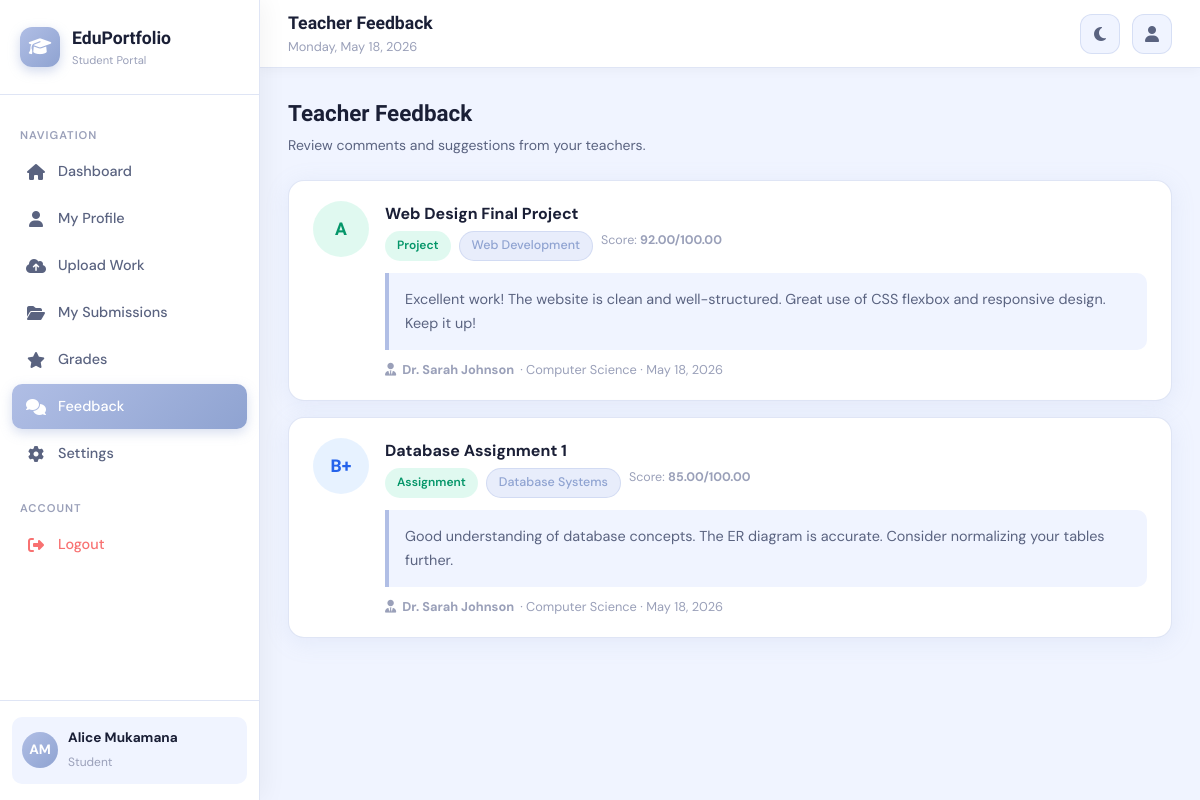
Screenshot of /pages/student/feedback.php (signed in) with the database file from the repository.
### tables this page shows
CREATE TABLE users (
    id INT AUTO_INCREMENT PRIMARY KEY,
    full_name VARCHAR(100) NOT NULL,
    email VARCHAR(100) UNIQUE NOT NULL,
    password VARCHAR(255) NOT NULL,
    role ENUM('student','teacher','admin') DEFAULT 'student',
    avatar VARCHAR(255) DEFAULT NULL,
    phone VARCHAR(20) DEFAULT NULL,
    bio TEXT DEFAULT NULL,
    department VARCHAR(100) DEFAULT NULL,
    grade_level VARCHAR(50) DEFAULT NULL,
    created_at TIMESTAMP DEFAULT CURRENT_TIMESTAMP,
    updated_at TIMESTAMP DEFAULT CURRENT_TIMESTAMP ON UPDATE CURRENT_TIMESTAMP
);

CREATE TABLE grades (
    id INT AUTO_INCREMENT PRIMARY KEY,
    submission_id INT NOT NULL,
    teacher_id INT NOT NULL,
    student_id INT NOT NULL,
    grade VARCHAR(10),
    score DECIMAL(5,2),
    max_score DECIMAL(5,2) DEFAULT 100,
    feedback TEXT,
    graded_at TIMESTAMP DEFAULT CURRENT_TIMESTAMP,
    FOREIGN KEY (submission_id) REFERENCES submissions(id) ON DELETE CASCADE,
    FOREIGN KEY (teacher_id) REFERENCES users(id),
    FOREIGN KEY (student_id) REFERENCES users(id)
);

CREATE TABLE submissions (
    id INT AUTO_INCREMENT PRIMARY KEY,
    student_id INT NOT NULL,
    title VARCHAR(200) NOT NULL,
    description TEXT,
    type ENUM('assignment','project','certificate') DEFAULT 'assignment',
    subject VARCHAR(100),
    file_path VARCHAR(255),
    file_name VARCHAR(255),
    status ENUM('pending','reviewed','approved','rejected') DEFAULT 'pending',
    submitted_at TIMESTAMP DEFAULT CURRENT_TIMESTAMP,
    FOREIGN KEY (student_id) REFERENCES users(id) ON DELETE CASCADE
);

### includes/config.php (called while the page is built, shortened)
<?php
function getDB() {
    static $pdo = null;
    if ($pdo === null) {
        try {
            $dsn = "mysql:host=" . DB_HOST . ";dbname=" . DB_NAME . ";charset=utf8mb4";
            $pdo = new PDO($dsn, DB_USER, DB_PASS, [
                PDO::ATTR_ERRMODE => PDO::ERRMODE_EXCEPTION,
                PDO::ATTR_DEFAULT_FETCH_MODE => PDO::FETCH_ASSOC,
            ]);
        } catch (PDOException $e) {
            die(json_encode(['error' => 'Database connection failed: ' . $e->getMessage()]));
        }
    }
    return $pdo;
}
function getCurrentUser() {
    $db = getDB();
    $stmt = $db->prepare("SELECT * FROM users WHERE id = ?");
    $stmt->execute([$_SESSION['user_id']]);
    return $stmt->fetch();
}
function clean($str) {
    return htmlspecialchars($str ?? '', ENT_QUOTES, 'UTF-8');
}
?>

### pages/student/feedback.php (the view, shortened to what this page needs)
<?php
require_once '../../includes/config.php';
$db  = getDB();
$uid = $_SESSION['user_id'];
$stmt = $db->prepare("
    SELECT g.*, s.title, s.type, s.subject, u.full_name as teacher_name, u.department
    FROM grades g
    JOIN submissions s ON g.submission_id = s.id
    JOIN users u ON g.teacher_id = u.id
    WHERE g.student_id = ? AND g.feedback IS NOT NULL AND g.feedback != ''
    ORDER BY g.graded_at DESC");
$stmt->execute([$uid]);
$feedbacks = $stmt->fetchAll();
$pageTitle  = 'Teacher Feedback';
$activePage = 'feedback.php';
$baseUrl    = '../../';
require_once '../../includes/layout.php';
?>
<div class="page-header">
  <div><h2>Teacher Feedback</h2><p>Review comments and suggestions from your teachers.</p></div>
</div>
<?php if (empty($feedbacks)): ?>
  <div class="card">
    <div class="card-body">
      <div class="empty-state">
        <i class="fas fa-comments"></i>
        <h3>No feedback yet</h3>
        <p>Submit your work and teachers will leave feedback after reviewing.</p>
      </div>
    </div>
  </div>
<?php else: ?>
  <div style="display:flex;flex-direction:column;gap:16px;">
    <?php foreach ($feedbacks as $f):
      $gradeClass = 'grade-' . substr($f['grade'], 0, 1);
    ?>
    <div class="card">
      <div class="card-body">
        <div style="display:flex;align-items:flex-start;gap:16px;flex-wrap:wrap;">
          <div class="grade-circle <?= $gradeClass ?>"><?= clean($f['grade']) ?></div>
          <div style="flex:1;min-width:200px;">
            <h3 style="font-size:1rem;margin-bottom:4px;"><?= clean($f['title']) ?></h3>
            <div style="display:flex;gap:8px;flex-wrap:wrap;margin-bottom:12px;">
              <span class="badge-status approved"><?= clean($f['type']) ?></span>
              <?php if ($f['subject']): ?><span class="profile-tag"><?= clean($f['subject']) ?></span><?php endif; ?>
              <span style="font-size:0.78rem;color:var(--text-muted);">Score: <strong><?= $f['score'] ?>/<?= $f['max_score'] ?></strong></span>
            </div>
            <div style="background:var(--bg-primary);border-left:4px solid var(--accent);border-radius:0 10px 10px 0;padding:14px 16px;">
              <p style="font-size:0.9rem;color:var(--text-secondary);line-height:1.7;"><?= clean($f['feedback']) ?></p>
            </div>
            <div style="margin-top:10px;font-size:0.8rem;color:var(--text-muted);display:flex;align-items:center;gap:6px;">
              <i class="fas fa-user-tie"></i>
              <strong><?= clean($f['teacher_name']) ?></strong>
              <?php if ($f['department']): ?>· <?= clean($f['department']) ?><?php endif; ?>
              · <?= date('M j, Y', strtotime($f['graded_at'])) ?>
            </div>
          </div>
        </div>
      </div>
    </div>
    <?php endforeach; ?>
  </div>
<?php endif; ?>
<?php require_once '../../includes/layout_end.php'; ?>

### includes/layout.php (shortened to what this page needs)
<?php
$user = getCurrentUser();
$initials = strtoupper(substr($user['full_name'], 0, 1) . (strpos($user['full_name'], ' ') ? substr($user['full_name'], strpos($user['full_name'], ' ') + 1, 1) : ''));
$role = $user['role'];
$navItems = [];
if ($role === 'student') {
    $navItems = [
        ['icon' => 'fa-home', 'label' => 'Dashboard', 'href' => 'dashboard.php'],
        ['icon' => 'fa-user', 'label' => 'My Profile', 'href' => 'profile.php'],
        ['icon' => 'fa-cloud-upload-alt', 'label' => 'Upload Work', 'href' => 'upload.php'],
        ['icon' => 'fa-folder-open', 'label' => 'My Submissions', 'href' => 'submissions.php'],
        ['icon' => 'fa-star', 'label' => 'Grades', 'href' => 'grades.php'],
        ['icon' => 'fa-comments', 'label' => 'Feedback', 'href' => 'feedback.php'],
        ['icon' => 'fa-cog', 'label' => 'Settings', 'href' => 'settings.php'],
    ];
}
?>
<!DOCTYPE html>
<html lang="en" data-theme="light">
<head>
  <link rel="stylesheet" href="<?= $baseUrl ?>assets/css/style.css">
  <link rel="stylesheet" href="<?= APP_URL ?>/assets/css/style.css">
  <link rel="stylesheet" href="https://cdnjs.cloudflare.com/ajax/libs/font-awesome/6.5.0/css/all.min.css">
</head>
<body>
<aside class="sidebar" id="sidebar">
  <div class="sidebar-logo">
    <div class="logo-icon"><i class="fas fa-graduation-cap"></i></div>
    <div>
      <h2>EduPortfolio</h2>
      <span><?= ucfirst($role) ?> Portal</span>
    </div>
  </div>
  <nav class="sidebar-nav">
    <div class="nav-section-label">Navigation</div>
    <?php foreach ($navItems as $item): ?>
      <a href="<?= $item['href'] ?>"
         class="nav-item <?= ($activePage ?? '') === $item['href'] ? 'active' : '' ?>">
        <i class="fas <?= $item['icon'] ?>"></i>
        <?= $item['label'] ?>
      </a>
    <?php endforeach; ?>
    <div class="nav-section-label" style="margin-top:16px;">Account</div>
    <a href="<?= $baseUrl ?>logout.php" class="nav-item" style="color:var(--red);">
      <i class="fas fa-sign-out-alt"></i> Logout
    </a>
  </nav>
  <div class="sidebar-footer">
    <div class="user-mini">
      <div class="avatar"><?= $initials ?></div>
      <div class="info">
        <strong><?= clean($user['full_name']) ?></strong>
        <span><?= clean($user['role']) ?></span>
      </div>
    </div>
  </div>
</aside>
<nav class="topnav">
  <div class="topnav-title">
    <h1><?= clean($pageTitle ?? 'Dashboard') ?></h1>
    <p><?= date('l, F j, Y') ?></p>
  </div>
  <div class="topnav-right">
    <button class="topnav-btn" id="themeToggle" title="Toggle theme">
    </button>
    <a href="<?= $baseUrl ?>pages/<?= $role ?>/profile.php" class="topnav-btn" title="Profile" style="text-decoration:none;">
      <i class="fas fa-user"></i>
    </a>
  </div>
</nav>
<main class="main-content">
  <div class="page-content">

### rows the page displays
users: role "Student", full_name "AM", full_name "Alice Mukamana"
grades: grade "A", submission.title "Web Design Final Project", submission.type "Project", submission.subject "Web Development", score "92.00", max_score "100.00", feedback "Excellent work! The website is clean and well-structured. Great use of CSS flexbox and responsive design. Keep it up!", teacher.full_name "Dr. Sarah Johnson", teacher.department "Computer Science", graded_at "May 18, 2026"
grades: grade "B+", submission.title "Database Assignment 1", submission.type "Assignment", submission.subject "Database Systems", score "85.00", max_score "100.00", feedback "Good understanding of database concepts. The ER diagram is accurate. Consider normalizing your tables further.", teacher.full_name "Dr. Sarah Johnson", teacher.department "Computer Science", graded_at "May 18, 2026"

### other values shown
$item['label'] "Dashboard"
$item['label'] "My Profile"
$item['label'] "Upload Work"
$item['label'] "My Submissions"
$item['label'] "Grades"
$item['label'] "Feedback"
$item['label'] "Settings"
$pageTitle "Teacher Feedback"
